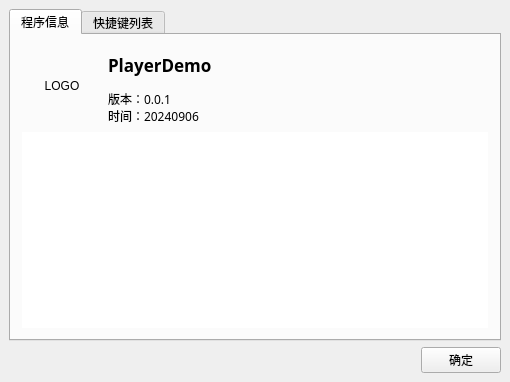
<?xml version="1.0" encoding="UTF-8"?>
<ui version="4.0">
 <class>About</class>
 <widget class="QWidget" name="About">
  <property name="geometry">
   <rect>
    <x>0</x>
    <y>0</y>
    <width>510</width>
    <height>382</height>
   </rect>
  </property>
  <property name="font">
   <font>
    <pointsize>9</pointsize>
   </font>
  </property>
  <property name="windowTitle">
   <string>PlayerDemo 关于</string>
  </property>
  <property name="windowIcon">
   <iconset>
    <normaloff>://res/Player.ico</normaloff>://res/Player.ico</iconset>
  </property>
  <layout class="QGridLayout" name="gridLayout">
   <property name="leftMargin">
    <number>9</number>
   </property>
   <property name="topMargin">
    <number>9</number>
   </property>
   <property name="rightMargin">
    <number>9</number>
   </property>
   <property name="bottomMargin">
    <number>9</number>
   </property>
   <property name="spacing">
    <number>6</number>
   </property>
   <item row="0" column="0" colspan="2">
    <widget class="QTabWidget" name="tabWidget">
     <property name="currentIndex">
      <number>0</number>
     </property>
     <widget class="QWidget" name="tab">
      <attribute name="title">
       <string>程序信息</string>
      </attribute>
      <layout class="QGridLayout" name="gridLayout_4">
       <item row="0" column="0">
        <layout class="QVBoxLayout" name="verticalLayout">
         <item>
          <layout class="QHBoxLayout" name="horizontalLayout">
           <item>
            <widget class="QLabel" name="LogoLabel">
             <property name="minimumSize">
              <size>
               <width>80</width>
               <height>80</height>
              </size>
             </property>
             <property name="maximumSize">
              <size>
               <width>80</width>
               <height>80</height>
              </size>
             </property>
             <property name="text">
              <string>LOGO</string>
             </property>
             <property name="alignment">
              <set>Qt::AlignCenter</set>
             </property>
            </widget>
           </item>
           <item>
            <layout class="QGridLayout" name="gridLayout_2">
             <item row="0" column="0">
              <widget class="QLabel" name="label_2">
               <property name="font">
                <font>
                 <family>微软雅黑</family>
                 <pointsize>13</pointsize>
                 <bold>true</bold>
                </font>
               </property>
               <property name="text">
                <string>PlayerDemo</string>
               </property>
              </widget>
             </item>
             <item row="1" column="0">
              <widget class="QLabel" name="VersionLabel">
               <property name="font">
                <font>
                 <family>微软雅黑</family>
                 <pointsize>9</pointsize>
                </font>
               </property>
               <property name="text">
                <string>版本：0.0.1
时间：20240906</string>
               </property>
              </widget>
             </item>
            </layout>
           </item>
          </layout>
         </item>
         <item>
          <widget class="QTextBrowser" name="textBrowser_2">
           <property name="font">
            <font>
             <family>微软雅黑</family>
             <pointsize>9</pointsize>
            </font>
           </property>
           <property name="frameShape">
            <enum>QFrame::NoFrame</enum>
           </property>
           <property name="html">
            <string>&lt;!DOCTYPE HTML PUBLIC &quot;-//W3C//DTD HTML 4.0//EN&quot; &quot;http://www.w3.org/TR/REC-html40/strict.dtd&quot;&gt;
&lt;html&gt;&lt;head&gt;&lt;meta name=&quot;qrichtext&quot; content=&quot;1&quot; /&gt;&lt;meta charset=&quot;utf-8&quot; /&gt;&lt;style type=&quot;text/css&quot;&gt;
p, li { white-space: pre-wrap; }
hr { height: 1px; border-width: 0; }
li.unchecked::marker { content: &quot;\2610&quot;; }
li.checked::marker { content: &quot;\2612&quot;; }
&lt;/style&gt;&lt;/head&gt;&lt;body style=&quot; font-family:'微软雅黑'; font-size:9pt; font-weight:400; font-style:normal;&quot;&gt;
&lt;p style=&quot;-qt-paragraph-type:empty; margin-top:0px; margin-bottom:0px; margin-left:0px; margin-right:0px; -qt-block-indent:0; text-indent:0px; font-family:'SimSun';&quot;&gt;&lt;br /&gt;&lt;/p&gt;&lt;/body&gt;&lt;/html&gt;</string>
           </property>
           <property name="openExternalLinks">
            <bool>true</bool>
           </property>
          </widget>
         </item>
        </layout>
       </item>
      </layout>
     </widget>
     <widget class="QWidget" name="tab_2">
      <attribute name="title">
       <string>快捷键列表</string>
      </attribute>
      <layout class="QGridLayout" name="gridLayout_3">
       <item row="0" column="0">
        <widget class="QTextBrowser" name="textBrowser">
         <property name="frameShape">
          <enum>QFrame::NoFrame</enum>
         </property>
         <property name="html">
          <string>&lt;!DOCTYPE HTML PUBLIC &quot;-//W3C//DTD HTML 4.0//EN&quot; &quot;http://www.w3.org/TR/REC-html40/strict.dtd&quot;&gt;
&lt;html&gt;&lt;head&gt;&lt;meta name=&quot;qrichtext&quot; content=&quot;1&quot; /&gt;&lt;meta charset=&quot;utf-8&quot; /&gt;&lt;style type=&quot;text/css&quot;&gt;
p, li { white-space: pre-wrap; }
hr { height: 1px; border-width: 0; }
li.unchecked::marker { content: &quot;\2610&quot;; }
li.checked::marker { content: &quot;\2612&quot;; }
&lt;/style&gt;&lt;/head&gt;&lt;body style=&quot; font-family:'Microsoft YaHei UI'; font-size:9pt; font-weight:400; font-style:normal;&quot;&gt;
&lt;p style=&quot; margin-top:0px; margin-bottom:0px; margin-left:0px; margin-right:0px; -qt-block-indent:0; text-indent:0px;&quot;&gt;&lt;span style=&quot; font-family:'SimSun'; font-size:10pt;&quot;&gt;快捷键	指令&lt;/span&gt;&lt;/p&gt;
&lt;p style=&quot; margin-top:0px; margin-bottom:0px; margin-left:0px; margin-right:0px; -qt-block-indent:0; text-indent:0px;&quot;&gt;&lt;span style=&quot; font-family:'SimSun'; font-size:10pt;&quot;&gt;----------------------------------&lt;/span&gt;&lt;/p&gt;
&lt;p style=&quot; margin-top:0px; margin-bottom:0px; margin-left:0px; margin-right:0px; -qt-block-indent:0; text-indent:0px;&quot;&gt;&lt;span style=&quot; font-family:'SimSun'; font-size:10pt;&quot;&gt;Enter	屏幕-&amp;gt;全屏&lt;/span&gt;&lt;/p&gt;
&lt;p style=&quot; margin-top:0px; margin-bottom:0px; margin-left:0px; margin-right:0px; -qt-block-indent:0; text-indent:0px;&quot;&gt;&lt;span style=&quot; font-family:'SimSun'; font-size:10pt;&quot;&gt;↑	声音-&amp;gt;音量 +&lt;/span&gt;&lt;/p&gt;
&lt;p style=&quot; margin-top:0px; margin-bottom:0px; margin-left:0px; margin-right:0px; -qt-block-indent:0; text-indent:0px;&quot;&gt;&lt;span style=&quot; font-family:'SimSun'; font-size:10pt;&quot;&gt;↓	声音-&amp;gt;音量 -&lt;/span&gt;&lt;/p&gt;
&lt;p style=&quot; margin-top:0px; margin-bottom:0px; margin-left:0px; margin-right:0px; -qt-block-indent:0; text-indent:0px;&quot;&gt;&lt;span style=&quot; font-family:'SimSun'; font-size:10pt;&quot;&gt;→	播放-&amp;gt;定位-&amp;gt;步进5 秒&lt;/span&gt;&lt;/p&gt;
&lt;p style=&quot; margin-top:0px; margin-bottom:0px; margin-left:0px; margin-right:0px; -qt-block-indent:0; text-indent:0px;&quot;&gt;&lt;span style=&quot; font-family:'SimSun'; font-size:10pt;&quot;&gt;←	播放-&amp;gt;定位-&amp;gt;步退5 秒&lt;/span&gt;&lt;/p&gt;&lt;/body&gt;&lt;/html&gt;</string>
         </property>
        </widget>
       </item>
      </layout>
     </widget>
    </widget>
   </item>
   <item row="1" column="1" alignment="Qt::AlignRight">
    <widget class="QPushButton" name="ClosePushButton">
     <property name="layoutDirection">
      <enum>Qt::LeftToRight</enum>
     </property>
     <property name="text">
      <string>确定</string>
     </property>
     <property name="autoDefault">
      <bool>false</bool>
     </property>
    </widget>
   </item>
  </layout>
 </widget>
 <layoutdefault spacing="6" margin="11"/>
 <resources/>
 <connections/>
</ui>
